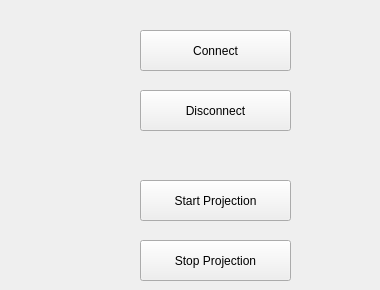
    <widget class="QWidget" name="tab_1">
     <property name="styleSheet">
      <string notr="true"/>
     </property>
     <attribute name="title">
      <string>General</string>
     </attribute>
     <widget class="QPushButton" name="start_button">
      <property name="geometry">
       <rect>
        <x>140</x>
        <y>180</y>
        <width>151</width>
        <height>41</height>
       </rect>
      </property>
      <property name="cursor">
       <cursorShape>PointingHandCursor</cursorShape>
      </property>
      <property name="styleSheet">
       <string notr="true">border-style: native;
background-color: native;
-qt-style-features: background-color;</string>
      </property>
      <property name="text">
       <string>Start Projection</string>
      </property>
     </widget>
     <widget class="QPushButton" name="stop_button">
      <property name="geometry">
       <rect>
        <x>140</x>
        <y>240</y>
        <width>151</width>
        <height>41</height>
       </rect>
      </property>
      <property name="cursor">
       <cursorShape>PointingHandCursor</cursorShape>
      </property>
      <property name="styleSheet">
       <string notr="true">border-style: native;
background-color: native;
-qt-style-features: background-color;</string>
      </property>
      <property name="text">
       <string>Stop Projection</string>
      </property>
     </widget>
     <widget class="QPushButton" name="connect_button">
      <property name="geometry">
       <rect>
        <x>140</x>
        <y>30</y>
        <width>151</width>
        <height>41</height>
       </rect>
      </property>
      <property name="cursor">
       <cursorShape>PointingHandCursor</cursorShape>
      </property>
      <property name="styleSheet">
       <string notr="true">border-style: native;
background-color: native;
-qt-style-features: background-color;</string>
      </property>
      <property name="text">
       <string>Connect</string>
      </property>
     </widget>
     <widget class="QPushButton" name="disconnect_button">
      <property name="geometry">
       <rect>
        <x>140</x>
        <y>90</y>
        <width>151</width>
        <height>41</height>
       </rect>
      </property>
      <property name="cursor">
       <cursorShape>PointingHandCursor</cursorShape>
      </property>
      <property name="styleSheet">
       <string notr="true">border-style: native;
background-color: native;
-qt-style-features: background-color;</string>
      </property>
      <property name="text">
       <string>Disconnect</string>
      </property>
     </widget>
     <widget class="QLabel" name="status">
      <property name="geometry">
       <rect>
        <x>330</x>
        <y>60</y>
        <width>41</width>
        <height>41</height>
       </rect>
      </property>
      <property name="text">
       <string/>
      </property>
     </widget>
     <widget class="QLabel" name="status_2">
      <property name="geometry">
       <rect>
        <x>330</x>
        <y>210</y>
        <width>41</width>
        <height>41</height>
       </rect>
      </property>
      <property name="text">
       <string/>
      </property>
     </widget>
     <zorder>start_button</zorder>
     <zorder>stop_button</zorder>
     <zorder>disconnect_button</zorder>
     <zorder>connect_button</zorder>
     <zorder>status</zorder>
     <zorder>status_2</zorder>
    </widget>
